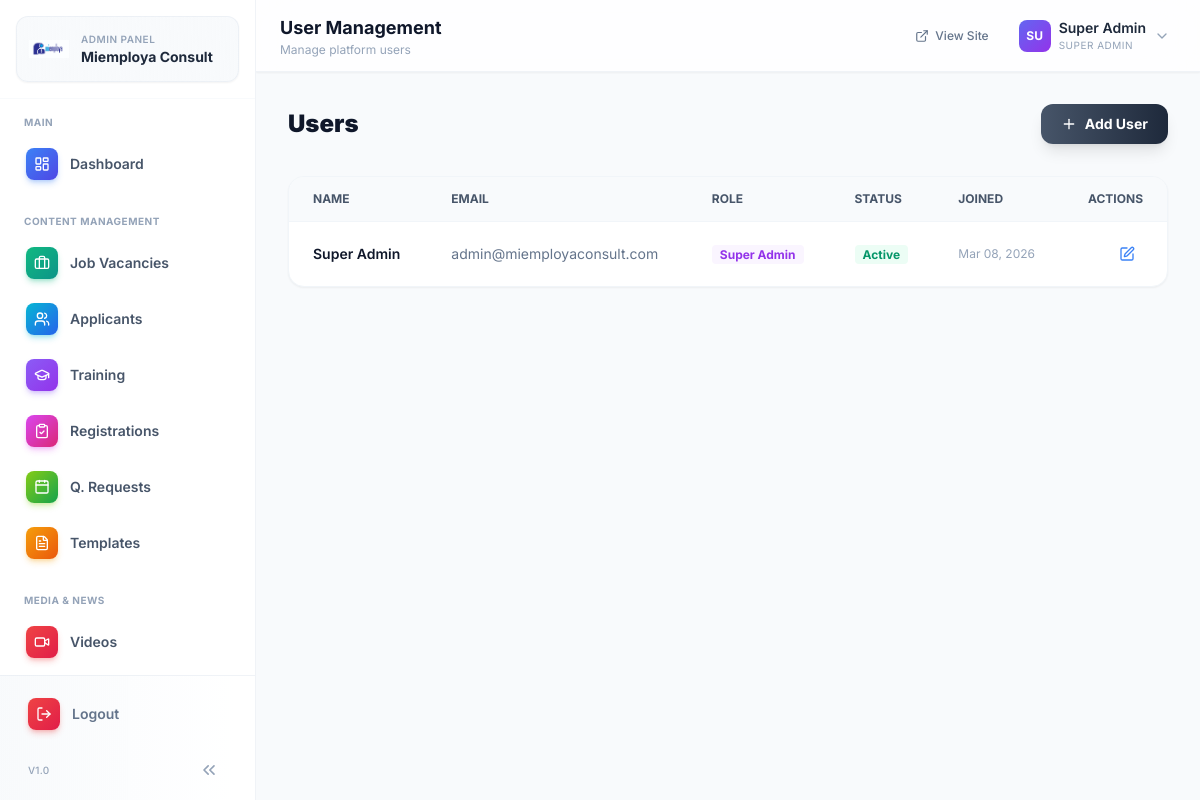
The page /admin/users.php (signed in) on the database its author committed.
### tables this page shows
CREATE TABLE `users` (
    `id` INT AUTO_INCREMENT PRIMARY KEY,
    `name` VARCHAR(150) NOT NULL,
    `email` VARCHAR(255) NOT NULL UNIQUE,
    `password` VARCHAR(255) NOT NULL,
    `phone` VARCHAR(30) DEFAULT NULL,
    `role` ENUM('super_admin','staff_admin','user') NOT NULL DEFAULT 'user',
    `is_active` TINYINT(1) NOT NULL DEFAULT 1,
    `created_at` TIMESTAMP DEFAULT CURRENT_TIMESTAMP,
    `updated_at` TIMESTAMP DEFAULT CURRENT_TIMESTAMP ON UPDATE CURRENT_TIMESTAMP
);

### includes/auth_guard.php (called while the page is built, shortened)
<?php
require_once __DIR__ . '/db.php';
function isLoggedIn() {
    return isset($_SESSION['user_id']);
}
function currentUser() {
    static $user = null;
    if ($user === null) {
        $user = db_row("SELECT id, name, email, phone, role, is_active FROM users WHERE id = ?", [$_SESSION['user_id']]);
    }
    return $user;
}
function requireRole($roles) {
    $user = currentUser();
}

### includes/db.php (called while the page is built, shortened)
<?php
require_once __DIR__ . '/config.php';
function getDB() {
    static $pdo = null;
    if ($pdo === null) {
        try {
            $dsn = "mysql:host=" . DB_HOST . ";dbname=" . DB_NAME . ";charset=" . DB_CHARSET;
            $pdo = new PDO($dsn, DB_USER, DB_PASS, [
                PDO::ATTR_ERRMODE            => PDO::ERRMODE_EXCEPTION,
                PDO::ATTR_DEFAULT_FETCH_MODE => PDO::FETCH_ASSOC,
                PDO::ATTR_EMULATE_PREPARES   => false,
            ]);
        } catch (PDOException $e) {
            error_log("DB Connection Error: " . $e->getMessage());
            die("Database connection failed. Please try again later.");
        }
    }
    return $pdo;
}
function db_query($sql, $params = []) {
    $stmt = getDB()->prepare($sql);
    $stmt->execute($params);
    return $stmt->fetchAll();
}
function db_row($sql, $params = []) {
    $stmt = getDB()->prepare($sql);
    $stmt->execute($params);
    return $stmt->fetch();
}

### includes/config.php (called while the page is built, shortened)
<?php
function sanitize($input) {
    return htmlspecialchars(trim($input), ENT_QUOTES, 'UTF-8');
}
function format_date($date, $format = 'M d, Y') {
    return date($format, strtotime($date));
}

### admin/users.php (the view, shortened to what this page needs)
<?php
require_once __DIR__ . '/../includes/auth_guard.php';
requireRole(['super_admin']);
require_once __DIR__ . '/../includes/admin_page.php';
$users = db_query("SELECT id, name, email, phone, role, is_active, created_at FROM users ORDER BY created_at DESC");
admin_page_start('User Management', 'Manage platform users');
?>
<div x-data="userManager()">
    <div class="flex justify-between items-center mb-8">
        <h2 class="text-2xl font-black text-slate-900">Users</h2>
        <button @click="openModal()" class="inline-flex items-center gap-2 px-5 py-2.5 bg-gradient-to-r from-slate-600 to-slate-800 text-white font-bold rounded-xl shadow-lg hover:scale-105 transition-all text-sm"><i data-lucide="plus" class="w-4 h-4"></i> Add User</button>
    </div>
    <div class="bg-white rounded-2xl border border-slate-100 shadow-sm overflow-hidden">
        <div class="overflow-x-auto"><table class="w-full text-sm"><thead class="bg-slate-50 border-b border-slate-100"><tr><th class="text-left px-6 py-3.5 font-bold text-slate-600 text-xs uppercase">Name</th><th class="text-left px-6 py-3.5 font-bold text-slate-600 text-xs uppercase">Email</th><th class="text-left px-6 py-3.5 font-bold text-slate-600 text-xs uppercase">Role</th><th class="text-left px-6 py-3.5 font-bold text-slate-600 text-xs uppercase">Status</th><th class="text-left px-6 py-3.5 font-bold text-slate-600 text-xs uppercase">Joined</th><th class="text-right px-6 py-3.5 font-bold text-slate-600 text-xs uppercase">Actions</th></tr></thead>
        <tbody class="divide-y divide-slate-50">
            <?php foreach($users as $u):?>
            <tr class="hover:bg-slate-50">
                <td class="px-6 py-4 font-semibold text-slate-900"><?= sanitize($u['name']) ?></td>
                <td class="px-6 py-4 text-slate-500"><?= sanitize($u['email']) ?></td>
                <td class="px-6 py-4"><span class="px-2 py-0.5 rounded text-xs font-bold <?= $u['role']==='super_admin'?'bg-purple-50 text-purple-600':($u['role']==='staff_admin'?'bg-blue-50 text-blue-600':'bg-slate-100 text-slate-500') ?>"><?= ucwords(str_replace('_',' ',$u['role'])) ?></span></td>
                <td class="px-6 py-4"><span class="px-2 py-0.5 rounded text-xs font-bold <?= $u['is_active']?'bg-emerald-50 text-emerald-600':'bg-red-50 text-red-600' ?>"><?= $u['is_active']?'Active':'Inactive' ?></span></td>
                <td class="px-6 py-4 text-xs text-slate-400"><?= format_date($u['created_at']) ?></td>
                <td class="px-6 py-4 text-right">
                    <button @click="editUser(<?= htmlspecialchars(json_encode($u)) ?>)" class="p-2 text-blue-500 hover:bg-blue-50 rounded-lg"><i data-lucide="edit" class="w-4 h-4"></i></button>
                </td>
            </tr>
            <?php endforeach;?>
        </tbody></table></div>
    </div>
</div>

### includes/admin_header.php (shortened to what this page needs)
<?php
$admin_user = currentUser();
?>
<header class="bg-white/80 backdrop-blur-xl border-b border-slate-200/50 px-6 py-3 flex items-center justify-between shrink-0 z-30 shadow-sm">
    <div class="flex items-center gap-4">
        <div>
            <h1 class="text-lg font-bold text-slate-900"><?= $page_title ?? 'Dashboard' ?></h1>
            <p class="text-xs text-slate-400"><?= $page_subtitle ?? 'Miemploya Consult Admin' ?></p>
        </div>
    </div>
    <div class="flex items-center gap-3">
        <a href="<?= SITE_URL ?>" target="_blank" class="hidden sm:inline-flex items-center gap-1.5 px-3 py-1.5 text-xs font-medium text-slate-500 hover:text-brand-600 hover:bg-brand-50 rounded-lg transition-all">
            <i data-lucide="external-link" class="w-3.5 h-3.5"></i>
            <span>View Site</span>
        </a>
        <div class="relative" x-data="{ open: false }">
            <button @click="open = !open" class="flex items-center gap-2 p-1.5 rounded-xl hover:bg-slate-100 transition-all">
                <div class="w-8 h-8 rounded-lg bg-gradient-to-br from-brand-500 to-purple-600 flex items-center justify-center">
                    <span class="text-white text-xs font-bold"><?= strtoupper(substr($admin_user['name'] ?? 'A', 0, 2)) ?></span>
                </div>
                <div class="hidden sm:block text-left">
                    <p class="text-sm font-semibold text-slate-800"><?= $admin_user['name'] ?? 'Admin' ?></p>
                    <p class="text-[10px] text-slate-400 uppercase tracking-wider"><?= str_replace('_', ' ', $admin_user['role'] ?? 'admin') ?></p>
                </div>
                <i data-lucide="chevron-down" class="w-4 h-4 text-slate-400 hidden sm:block"></i>
            </button>
        </div>
    </div>
</header>

### rows shown on the page
users: name "SU", name "Super Admin", role "SUPER ADMIN", email "admin@miemployaconsult.com", role "Super Admin", is_active "Active", created_at "Mar 08, 2026"

### other values the page prints
SITE_NAME "Miemploya Consult"
$section "MAIN"
$item[0] "Dashboard"
$section "CONTENT MANAGEMENT"
$item[0] "Job Vacancies"
$item[0] "Applicants"
$item[0] "Training"
$item[0] "Registrations"
$item[0] "Q. Requests"
$item[0] "Templates"
$section "MEDIA & NEWS"
$item[0] "Videos"
$page_title "User Management"
$page_subtitle "Manage platform users"
